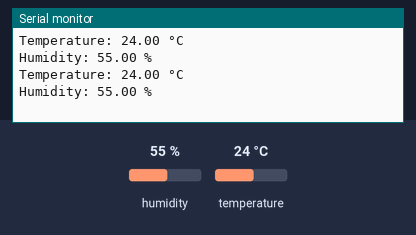
Recording of a sketch running on a simulated Arduino Uno, built with avr-gcc and run on an emulated ATmega328P. Parts: the last lines printed to the serial monitor. Inputs (shaded band) come from the test bench; at power-on: humidity 55 %, temperature 24 °C.

Above: at 4.8 s.
4.9 s: humidity set to 22 %
At 7.2 s:
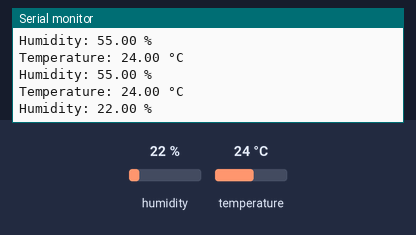
7.9 s: temperature set to 12 °C
At 8.5 s:
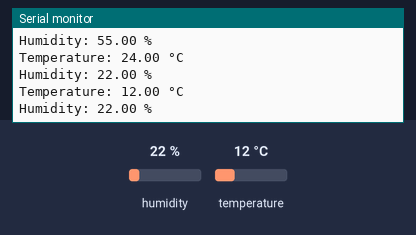
10.9 s: humidity set to 40 %
At 13.3 s:
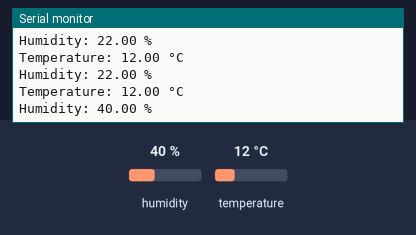
Timing chart, 0 to 14.8 s (numbered marks = the images above; inputs shaded):
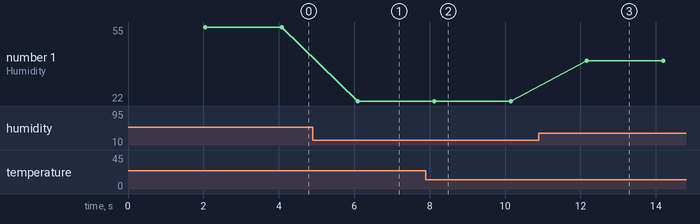

Measured:
- after the input at 4.9 s, the serial monitor: prints a new line after 1.2 s (image 1)
- after the input at 7.9 s, the serial monitor: prints a new line after 0.20 s (image 2)
- after the input at 10.9 s, the serial monitor: prints a new line after 1.3 s (image 3)
- plotted number 1: 55 → 22 after the input at 4.9 s, 22 → 40 after the input at 10.9 s

The sketch:

main.ino
```cpp
#include <DHT.h>

#define DHTPIN 4     // Digital pin connected to the DHT11
#define DHTTYPE DHT11 // Define the sensor type (DHT11)

DHT dht(DHTPIN, DHTTYPE);

void setup() {
  Serial.begin(9600);
  dht.begin();
}

void loop() {
  delay(2000);  // Wait a few seconds between measurements

  float humidity = dht.readHumidity();
  float temperature = dht.readTemperature(); // Celsius

  if (isnan(humidity) || isnan(temperature)) {
    Serial.println("Failed to read from DHT sensor.");
    return;
  }

  Serial.print("Temperature: ");
  Serial.print(temperature);
  Serial.println(" °C");

  Serial.print("Humidity: ");
  Serial.print(humidity);
  Serial.println(" %");
}
```
